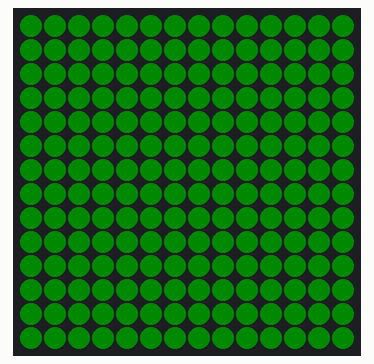
Bench run of a sketch on a simulated Arduino Uno, built with avr-gcc and run on an emulated ATmega328P. Shown: 14×14 RGB LED matrix (first LED top left, wired row by row). Dim RGB values are drawn brighter than linear.

Above: at 0.07 s.
At 1.24 s:
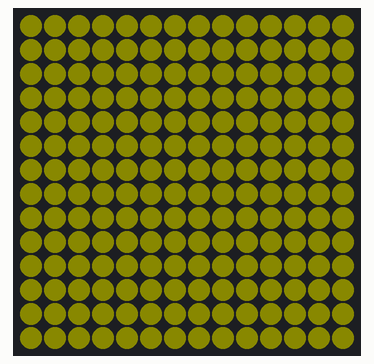
At 2.47 s:
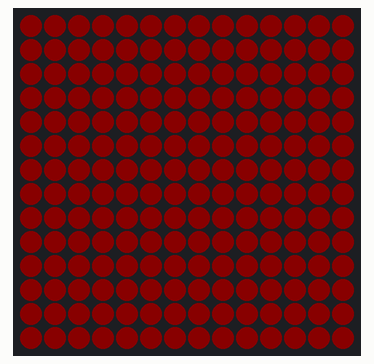
At 3.7 s:
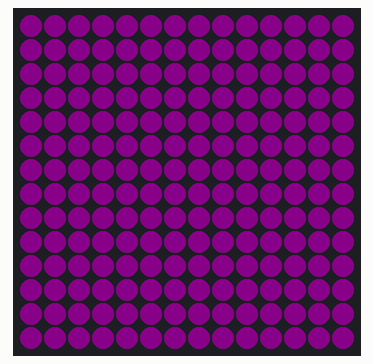
At 4.93 s:
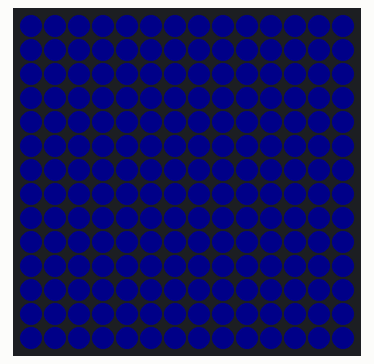
At 6.16 s:
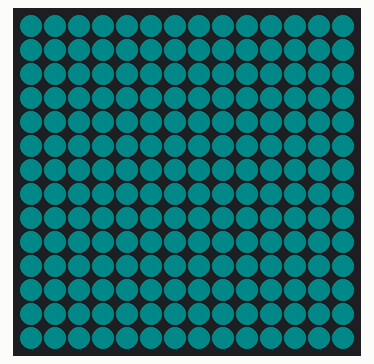

Measured:
- by itself, everything shown: repeats every 7.4 s, in 60 steps

The sketch:

Mole.ino
```cpp
#include "leds.h"

uint32_t colors_arr[] = { colors::RED,colors::YELLOW,colors::GREEN,colors::CYAN,colors::BLUE,colors::MAGENTA };
int currentColorIndex = 0;
uint8_t r, g, b;
uint8_t targetR, targetG, targetB;
uint32_t transitionSpeed = 5;

void setup()
{
  leds::init();
  extractRGB( colors_arr[ currentColorIndex ],&r,&g,&b );
  setNextTargetColors();
}

void loop()
{
  bool transitionComplete = transitionColor( &r,&g,&b,targetR,targetG,targetB,transitionSpeed );
  leds::displayColor( getColor( r,g,b ) );


  if( transitionComplete )
  {
    currentColorIndex = ( currentColorIndex + 1 ) % ( sizeof( colors_arr ) / sizeof( colors_arr[ 0 ] ) );
    setNextTargetColors();
  }

  delay( 10 );
}

void extractRGB( uint32_t color,uint8_t* r,uint8_t* g,uint8_t* b )
{
  *g = ( color >> 16 ) & 0xFF;
  *r = ( color >> 8 ) & 0xFF;
  *b = color & 0xFF;
}

void setNextTargetColors()
{
  extractRGB( colors_arr[ ( currentColorIndex + 1 ) % ( sizeof( colors_arr ) / sizeof( colors_arr[ 0 ] ) ) ],&targetR,&targetG,&targetB );
}

bool transitionColor( uint8_t* r,uint8_t* g,uint8_t* b,uint8_t targetR,uint8_t targetG,uint8_t targetB,uint32_t speed )
{
  bool rComplete = transitionComponent( r,targetR,speed );
  bool gComplete = transitionComponent( g,targetG,speed );
  bool bComplete = transitionComponent( b,targetB,speed );
  return rComplete && gComplete && bComplete;
}

bool transitionComponent( uint8_t* component,uint8_t targetComponent,uint32_t speed )
{
  if( *component < targetComponent )
  {
    *component += min(speed, targetComponent - *component );
  }
  else if( *component > targetComponent )
  {
    *component -= min( speed,*component - targetComponent );
  }
  return *component == targetComponent;
}

uint32_t getColor( uint8_t r,uint8_t g,uint8_t b )
{
  return ( ( uint32_t )g << 16 ) | ( ( uint32_t )r << 8 ) | b;
}
```

colors.h
```cpp
#ifndef COLORS_H
#define COLORS_H

#include <stdint.h>

namespace colors
{
    // 0xWWGGRRBB
    const uint32_t GREEN = 0x00FF0000;
    const uint32_t RED = 0x0000FF00;
    const uint32_t BLUE = 0x000000FF;

    const uint32_t MAGENTA = RED | BLUE;
    const uint32_t YELLOW = GREEN | RED;
    const uint32_t CYAN = GREEN | BLUE;

    const uint32_t WHITE = 0xFFFFFFFF;
    const uint32_t OFF = 0x00000000;
}


#endif 
```

leds.cpp
```cpp
#include "leds.h"

// Create an instance of the Adafruit_NeoPixel class called 'leds'.
// Parameter 1 = number of pixels in the strip
// Parameter 2 = Arduino pin number (most are valid)
// Parameter 3 = pixel type flags, add together as needed:
//   NEO_KHZ800  800 KHz bitstream (most NeoPixel products w/WS2812 LEDs)
//   NEO_GRB     Pixels are wired for GRB bitstream (most NeoPixel products)
Adafruit_NeoPixel leds::_leds( NUM_LEDS,LED_PIN,NEO_GRB + NEO_KHZ800 );


void leds::init()
{
    _leds.begin();
    _leds.setBrightness( config::BOARD_BRIGHTNESS );
    leds::clear();
}


void leds::clear()
{
  displayColor( colors::OFF );
}


void leds::displayDigit( bool* digit,uint32_t color )
{
  for( uint8_t row = 0; row < leds::HEIGHT; row++ )
  {
    uint8_t col_index = 0;

    for( col_index; col_index < 4; col_index++ )
    {
       _leds.setPixelColor( row * leds::WIDTH + col_index,colors::OFF );
    }

    for( uint8_t col = 0; col < 6; col++ )
    {
       if( digit[ row * 6 + col ] ) _leds.setPixelColor( row * leds::WIDTH + col_index,color );
       col_index++;
    }

    for( col_index; col_index < 14; col_index++ )
    {
       _leds.setPixelColor( row * leds::WIDTH + col_index,colors::OFF );
    }
  }

  _leds.show();
}

void leds::displayPixel( uint8_t pixelIndex,uint32_t color )
{
  _leds.setPixelColor( pixelIndex,color );
  _leds.show();
}

void leds::displayColor( uint32_t color )
{
  for( uint8_t i = 0; i < leds::SIZE; i++ )
  {
    _leds.setPixelColor( i,color );
  }
  _leds.show();
}
```

leds.h
```cpp
#ifndef LEDS_H
#define LEDS_H

#include <Adafruit_NeoPixel.h>
#include "colors.h"
#include "config.h"

#define LED_PIN     13
#define NUM_LEDS    196

namespace leds
{
  const uint8_t WIDTH = 14;
  const uint8_t HEIGHT = 14;

  const uint8_t SIZE = WIDTH * HEIGHT;

  extern Adafruit_NeoPixel _leds;

  void init();
  void clear();

  void displayDigit( bool* digit,uint32_t color );
  void displayPixel( uint8_t pixelIndex,uint32_t color );
  void displayColor( uint32_t color );
}

#endif
```

config.h
```cpp
#ifndef CONFIG_H
#define CONFIG_H

#include "colors.h"

namespace config
{
    const uint8_t  BOARD_BRIGHTNESS = 10;
}


#endif 
```
